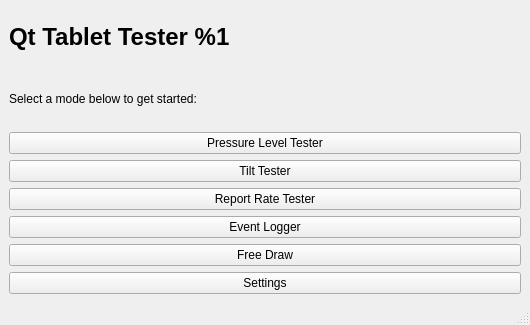
<?xml version="1.0" encoding="UTF-8"?>
<ui version="4.0">
 <class>MainWindow</class>
 <widget class="QMainWindow" name="MainWindow">
  <property name="geometry">
   <rect>
    <x>0</x>
    <y>0</y>
    <width>530</width>
    <height>325</height>
   </rect>
  </property>
  <property name="windowTitle">
   <string>Qt Tablet Tester (%1)</string>
  </property>
  <widget class="QWidget" name="centralwidget">
   <layout class="QVBoxLayout" name="verticalLayout">
    <item>
     <widget class="QLabel" name="title">
      <property name="text">
       <string>&lt;h1&gt;Qt Tablet Tester %1&lt;/h1&gt;</string>
      </property>
     </widget>
    </item>
    <item>
     <widget class="QLabel" name="label">
      <property name="text">
       <string>Select a mode below to get started:</string>
      </property>
     </widget>
    </item>
    <item>
     <widget class="QPushButton" name="pushButton_3">
      <property name="text">
       <string>Pressure Level Tester</string>
      </property>
     </widget>
    </item>
    <item>
     <widget class="QPushButton" name="pushButton_4">
      <property name="text">
       <string>Tilt Tester</string>
      </property>
     </widget>
    </item>
    <item>
     <widget class="QPushButton" name="pushButton_6">
      <property name="text">
       <string>Report Rate Tester</string>
      </property>
     </widget>
    </item>
    <item>
     <widget class="QPushButton" name="pushButton_2">
      <property name="text">
       <string>Event Logger</string>
      </property>
     </widget>
    </item>
    <item>
     <widget class="QPushButton" name="pushButton_5">
      <property name="text">
       <string>Free Draw</string>
      </property>
     </widget>
    </item>
    <item>
     <widget class="QPushButton" name="pushButton">
      <property name="text">
       <string>Settings</string>
      </property>
     </widget>
    </item>
   </layout>
  </widget>
  <widget class="QMenuBar" name="menubar">
   <property name="geometry">
    <rect>
     <x>0</x>
     <y>0</y>
     <width>530</width>
     <height>24</height>
    </rect>
   </property>
  </widget>
  <widget class="QStatusBar" name="statusbar"/>
 </widget>
 <resources/>
 <connections/>
</ui>
